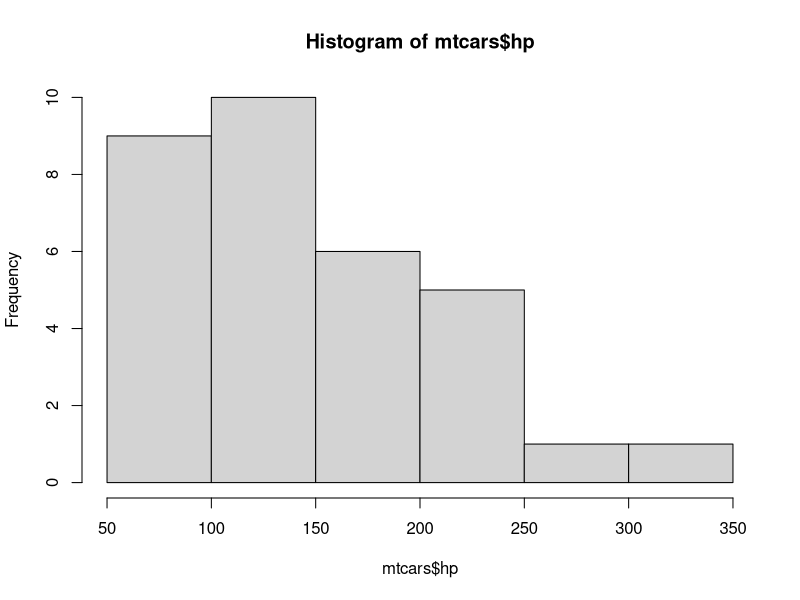
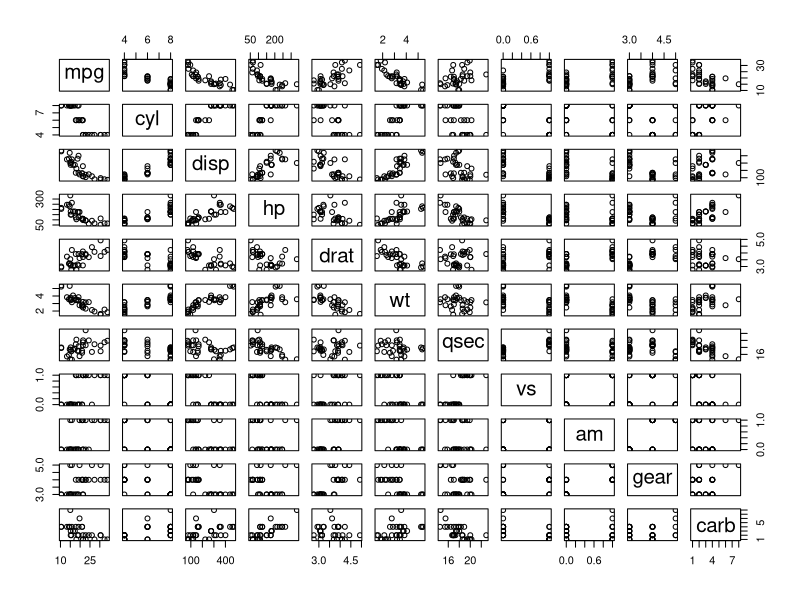

These figures' R source, in order:
## ---- chunk 1
knitr::opts_chunk$set(echo = TRUE)
## ---- chunk 2
data(mtcars)
## ---- chunk 3
head(mtcars)
tail(mtcars)
## ---- chunk 4
colnames(mtcars)
rownames(mtcars)
summary(mtcars)
dim(mtcars)
## ---- chunk 5
var(mtcars$wt)
## ---- chunk 6
hist(mtcars$hp)
## ---- chunk 7
quantile(mtcars$wt, c(.2, .4, .8))

## ---- chunk 8
plot(mtcars)
## ---- chunk 9
cor(mtcars)
## ---- chunk 10
x <- matrix(1:15,nr=3)
x
## ---- chunk 11
df <- data.frame(matrix(1:100, nr=10))

## ---- chunk 12
df
## ---- chunk 13
head(mtcars)
